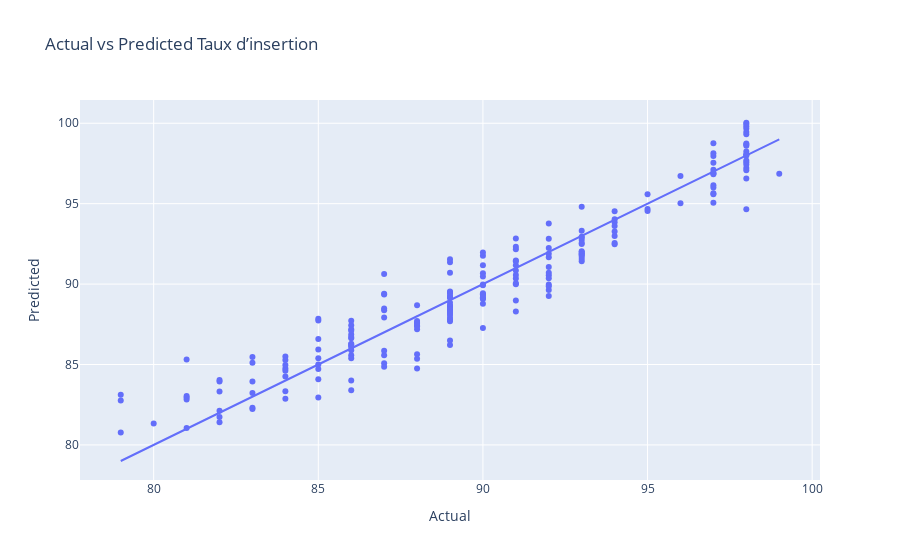

The notebook cell saved with this chart:
### Markdown cell above
### <p style="font-weight: bold; color: #3c9cd6;">◻️ **Visualisation de la regression linéaire**<p>

### Code cell
y = pd.to_numeric(y, errors='coerce') #y_test = pd.to_numeric(y_test, errors='coerce')
 
results = pd.DataFrame({'Actual': y, 'Predicted': y_pred})  # Create a DataFrame with actual and predicted values 

# Plot using Plotly 
fig = px.scatter(results, x='Actual', y='Predicted', title='Actual vs Predicted Taux d’insertion', labels={'Actual': 'Actual', 'Predicted': 'Predicted'}) 
fig.add_trace(px.line(results, x='Actual', y='Actual', labels={'Actual': 'Actual'}).data[0]) 
fig.show()

### Figure 1 — Plotly figure (JSON) as saved in the notebook; plotly's stock layout.template omitted (floating-point values rounded to 4 significant figures; data arrays with more than 128 entries replaced by an {"elided": "..."} marker saying what was removed)
{"data": [{"hovertemplate": "Actual=%{x}<br>Predicted=%{y}<extra></extra>", "legendgroup": "", "marker": {"color": "#636efa", "symbol": "circle"}, "mode": "markers", "name": "", "orientation": "v", "showlegend": false, "type": "scatter", "x": {"elided": "200 int values"}, "xaxis": "x", "y": {"elided": "200 float values"}, "yaxis": "y"}, {"hovertemplate": "Actual=%{y}<extra></extra>", "legendgroup": "", "line": {"color": "#636efa", "dash": "solid"}, "marker": {"symbol": "circle"}, "mode": "lines", "name": "", "orientation": "v", "showlegend": false, "type": "scatter", "x": {"elided": "200 int values"}, "xaxis": "x", "y": {"elided": "200 int values"}, "yaxis": "y"}], "layout": {"autosize": true, "legend": {"tracegroupgap": 0}, "title": {"text": "Actual vs Predicted Taux d’insertion"}, "xaxis": {"anchor": "y", "autorange": true, "domain": [0, 1], "range": [77.71, 100.3], "title": {"text": "Actual"}, "type": "linear"}, "yaxis": {"anchor": "x", "autorange": true, "domain": [0, 1], "range": [77.8, 101.7], "title": {"text": "Predicted"}, "type": "linear"}}}
